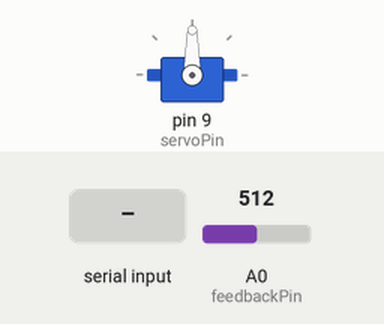
This sketch was run on a simulated Arduino Uno, built with avr-gcc and run on an emulated ATmega328P. On the bench: servo. The inputs (shaded band) are chosen by the test bench; at power-on: A0 (feedbackPin) = 512. What the sketch prints to the serial monitor is not drawn.

Above: at 1.2 s.
1.3 s: byte 112 (SETPOS) received over Serial
At 3.0 s:
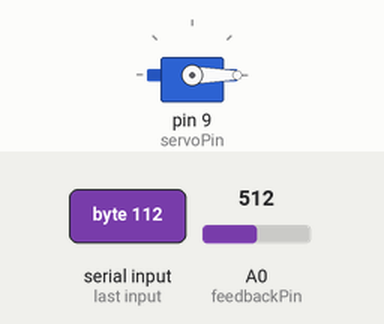
3.8 s: byte 99 (CALIBRATE) received over Serial
At 6.8 s:
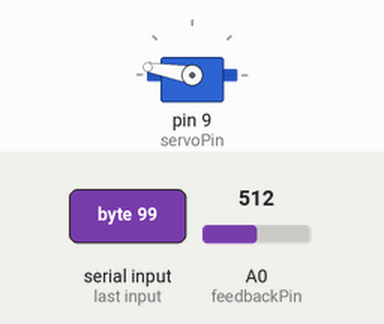
Timing chart, 0 to 8.3 s (numbered marks = the images above; inputs shaded):
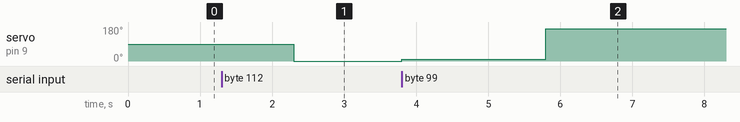

Measured:
- after the input at 1.3 s, servo on pin 9 (servoPin): 90° → 0° after 1.0 s
- after the input at 3.8 s, servo on pin 9 (servoPin): 0° → 10° at once, → 170° 2.0 s later

The sketch:

HapticSleeveArduino.ino
```cpp
// NewSweep by Daniel Wilbern: dwilbern@nmu.edu

#include <Servo.h>

#define SETPOS 'p'
#define GETPOS 'g'
#define CALIBRATE 'c'
#define ECHO 'e'

Servo myservo;
int servoPin = 9;
int feedbackPin = A0;

int minDegrees = 10;
int maxDegrees = 170;
int minFeedback, maxFeedback;

int targetPos = 0;
int degreesTolerance = 20;

void setup() {

  myservo.attach(servoPin);
  Serial.begin(115200); // 115200 baud
}

void loop() {

  handleSerialCommunication();
}

void handleSerialCommunication() {

  unsigned char incomingByte;

  if(Serial.available() > 0) {

    incomingByte = Serial.read();

    switch(incomingByte) {

    case SETPOS:
      //targetPos = Serial.parseInt();
      myservo.write(Serial.parseInt());
      break;

    case GETPOS:
      Serial.println(getServoPos());
      break;

    case CALIBRATE:
      calibrateServoFeedback();
      Serial.println("done");
      break;

    case ECHO:
    delay(10);
      Serial.read(); // eat the space
      while(Serial.available() > 0)
        Serial.write(Serial.read());
      break;
    }
  }

}

void calibrateServoFeedback() {
  myservo.write(minDegrees);
  delay(2000); // give the servo more than enough time to get there and settle
  minFeedback = analogRead(feedbackPin);

  myservo.write(maxDegrees);
  delay(2000); // give the servo more than enough time to get there and settle
  maxFeedback = analogRead(feedbackPin);
}

int getServoPos() {

  return map(analogRead(feedbackPin), minFeedback, maxFeedback, minDegrees, maxDegrees);
}
```
